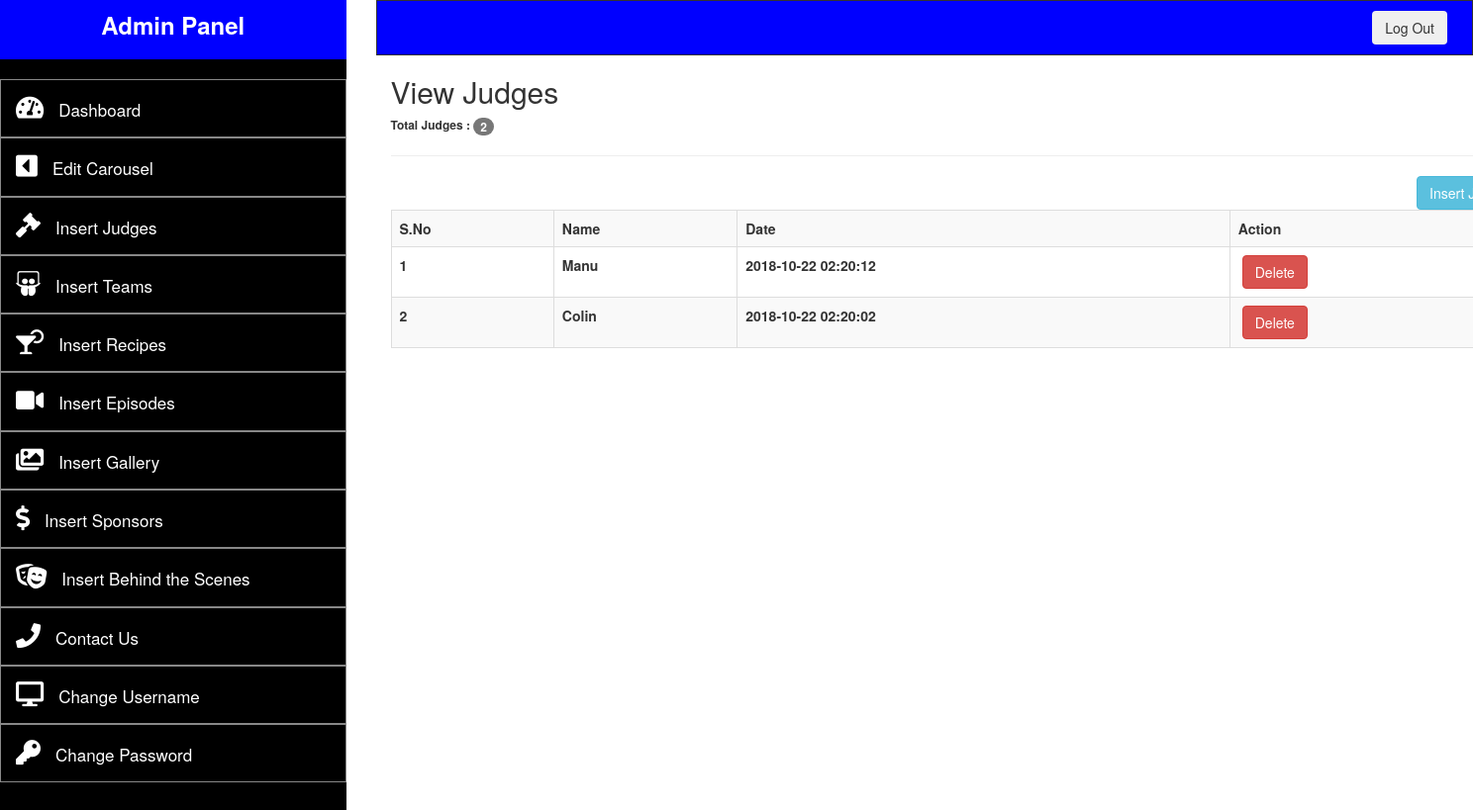
Page /admin/viewJudges.php (signed in) on the committed database.
### tables this page shows
CREATE TABLE `judges` (
  `id` int(10) NOT NULL,
  `name` text NOT NULL,
  `img` text NOT NULL,
  `msg` text NOT NULL,
  `date` timestamp NOT NULL DEFAULT CURRENT_TIMESTAMP ON UPDATE CURRENT_TIMESTAMP,
  `etc` text NOT NULL
);

### admin/viewJudges.php (the view, shortened to what this page needs)
<?php
	require __DIR__.'/config/db.php';
	if(!isset($_SESSION['user'])){
		header("location:login.php");
	}else{
?>
<!DOCTYPE html>
<html>
<head>
		<link rel="stylesheet" href="https://maxcdn.bootstrapcdn.com/bootstrap/3.3.7/css/bootstrap.min.css">
		<link href="adminAssets\style.css" rel="stylesheet">
		<link 	rel="stylesheet"
				href="https://use.fontawesome.com/releases/v5.2.0/css/all.css"
>
</head>
<body>
	<div class="row">
		<?php
		include "templates/adminpanel_template.php";
		?>
			<div class="container" style="background: #FFF;">
			<?php
			$judge_query = "SELECT * FROM judges
									ORDER BY id DESC";
			$connect_judge_query = mysqli_query($conn, $judge_query);
			$count_rows = mysqli_num_rows($connect_judge_query);
			$number_of_items = 1;
			?>
				<h2>View Judges</h2>
				<h6 style="font-weight: bold">Total Judges : <span class="badge"><?php echo $count_rows; ?></span></h6>
				<hr>
				<a href="insertJudge.php" class="btn btn-info" style="float:right">Insert Judge</a>
					<table class="table table-hover table-striped table-bordered">
						<tr>
							<th>S.No</th>
							<th>Name</th>
							<th>Date</th>
							<th>Action</th>
						</tr>
			<?php
			if($count_rows > 0){
				while($get_each_row = mysqli_fetch_array($connect_judge_query)){
					$id_of_judge = $get_each_row['id'];
					$name_of_judge = $get_each_row['name'];
					$date_judge = $get_each_row['date'];
			?>
						<tr>
							<th><?php echo $number_of_items++; ?></th>
							<th><?php echo $name_of_judge; ?></th>
							<th><?php echo $date_judge; ?></th>
							<th>&nbsp;<a href="deleteJudge.php?id=<?php echo $id_of_judge; ?>" class="btn btn-danger">Delete</a></th>
						</tr>
			<?php
				}
			}
			?>
					</table>
				</div>
			</div>
		</div>
</body>
</html>
<?php } ?>

### rows in the picture
judges: name "Manu", date "2018-10-22 02:20:12"
judges: name "Colin", date "2018-10-22 02:20:02"

### other values in the picture
$count_rows "2"
